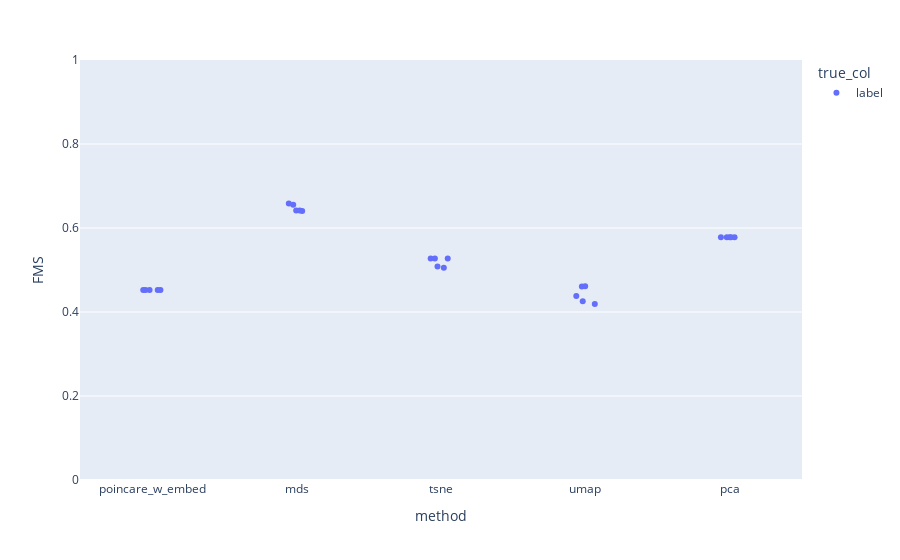

The cell this chart's notebook holds for it:
### Markdown cell above
### Test FMS Scores

### Code cell
fig = px.strip(df_results_clust, x='method', y='FMS', color = "true_col")
fig.update_yaxes(range = [0,1])
fig.show()

# Need to add the original poincaré method

### Figure 1 — Plotly figure (JSON) as saved in the notebook; plotly's stock layout.template omitted (floating-point values rounded to 4 significant figures)
{"data": [{"alignmentgroup": "True", "boxpoints": "all", "fillcolor": "rgba(255,255,255,0)", "hoveron": "points", "hovertemplate": "true_col=label<br>method=%{x}<br>FMS=%{y}<extra></extra>", "legendgroup": "label", "line": {"color": "rgba(255,255,255,0)"}, "marker": {"color": "#636efa"}, "name": "label", "offsetgroup": "label", "orientation": "v", "pointpos": 0, "showlegend": true, "type": "box", "x": ["poincare_w_embed", "mds", "tsne", "umap", "pca", "poincare_w_embed", "mds", "tsne", "umap", "pca", "poincare_w_embed", "mds", "tsne", "umap", "pca", "poincare_w_embed", "mds", "tsne", "umap", "pca", "poincare_w_embed", "mds", "tsne", "umap", "pca"], "x0": " ", "xaxis": "x", "y": [0.4524, 0.6552, 0.5276, 0.4379, 0.5779, 0.4524, 0.6404, 0.5276, 0.4257, 0.5779, 0.4524, 0.6416, 0.5081, 0.4611, 0.5779, 0.4524, 0.6415, 0.5052, 0.4606, 0.5779, 0.4524, 0.6581, 0.5276, 0.4191, 0.5779], "y0": " ", "yaxis": "y"}], "layout": {"boxmode": "group", "legend": {"title": {"text": "true_col"}, "tracegroupgap": 0}, "margin": {"t": 60}, "xaxis": {"anchor": "y", "domain": [0, 1], "title": {"text": "method"}}, "yaxis": {"anchor": "x", "domain": [0, 1], "range": [0, 1], "title": {"text": "FMS"}}}}
